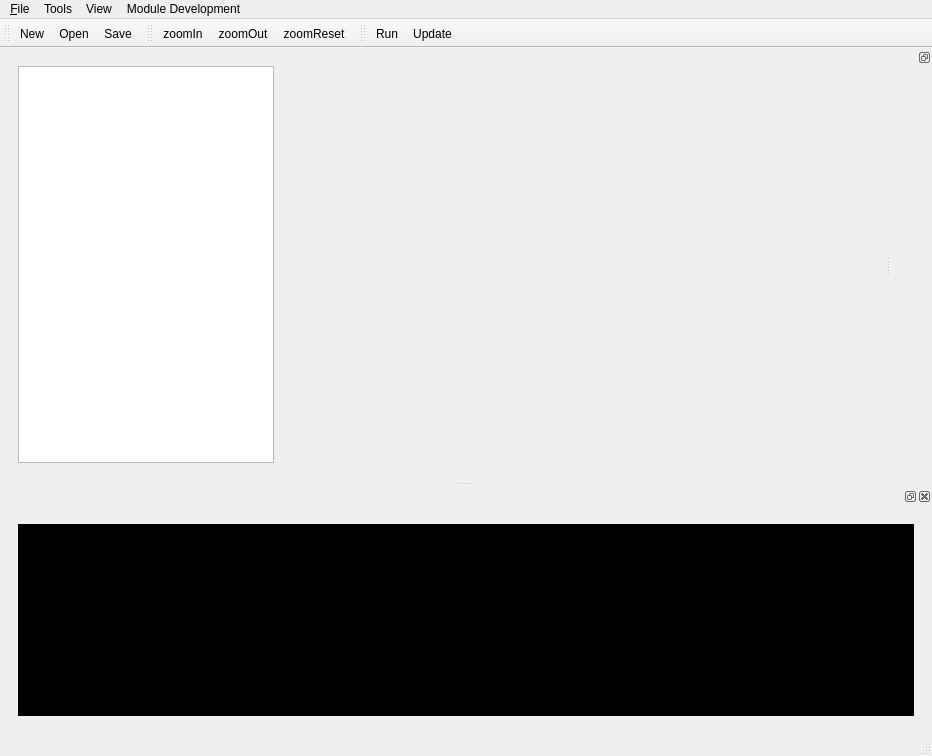
<?xml version="1.0" encoding="UTF-8"?>
<ui version="4.0">
 <class>DMMainWindow</class>
 <widget class="QMainWindow" name="DMMainWindow">
  <property name="geometry">
   <rect>
    <x>0</x>
    <y>0</y>
    <width>932</width>
    <height>756</height>
   </rect>
  </property>
  <property name="minimumSize">
   <size>
    <width>0</width>
    <height>0</height>
   </size>
  </property>
  <property name="windowTitle">
   <string>DynaMind</string>
  </property>
  <property name="unifiedTitleAndToolBarOnMac">
   <bool>false</bool>
  </property>
  <widget class="QWidget" name="centralwidget">
   <layout class="QVBoxLayout" name="verticalLayout_2">
    <item>
     <widget class="QWidget" name="widget_2" native="true">
      <layout class="QHBoxLayout" name="horizontalLayout_3">
       <item>
        <widget class="QTreeWidget" name="treeWidget">
         <property name="sizePolicy">
          <sizepolicy hsizetype="Fixed" vsizetype="Expanding">
           <horstretch>0</horstretch>
           <verstretch>0</verstretch>
          </sizepolicy>
         </property>
         <property name="frameShape">
          <enum>QFrame::StyledPanel</enum>
         </property>
         <property name="frameShadow">
          <enum>QFrame::Plain</enum>
         </property>
         <property name="lineWidth">
          <number>1</number>
         </property>
         <property name="dragEnabled">
          <bool>true</bool>
         </property>
         <attribute name="headerVisible">
          <bool>false</bool>
         </attribute>
         <attribute name="headerCascadingSectionResizes">
          <bool>false</bool>
         </attribute>
         <attribute name="headerHighlightSections">
          <bool>false</bool>
         </attribute>
         <column>
          <property name="text">
           <string notr="true">Modules</string>
          </property>
         </column>
        </widget>
       </item>
       <item>
        <widget class="QTabWidget" name="tabWidget_4">
         <property name="tabPosition">
          <enum>QTabWidget::North</enum>
         </property>
         <property name="currentIndex">
          <number>-1</number>
         </property>
         <property name="documentMode">
          <bool>true</bool>
         </property>
         <property name="tabsClosable">
          <bool>false</bool>
         </property>
        </widget>
       </item>
      </layout>
     </widget>
    </item>
   </layout>
  </widget>
  <widget class="QMenuBar" name="menubar">
   <property name="geometry">
    <rect>
     <x>0</x>
     <y>0</y>
     <width>932</width>
     <height>25</height>
    </rect>
   </property>
   <widget class="QMenu" name="menuSimulation">
    <property name="title">
     <string>&amp;File</string>
    </property>
    <addaction name="actionNew"/>
    <addaction name="actionOpen"/>
    <addaction name="actionSave"/>
    <addaction name="actionSaveAs"/>
    <addaction name="actionRun"/>
   </widget>
   <widget class="QMenu" name="menuTools">
    <property name="title">
     <string>Tools</string>
    </property>
    <addaction name="actionImport"/>
    <addaction name="separator"/>
    <addaction name="actionPreferences"/>
   </widget>
   <widget class="QMenu" name="menuView">
    <property name="title">
     <string>View</string>
    </property>
    <addaction name="actionZoomIn"/>
    <addaction name="actionZoomOut"/>
    <addaction name="actionZoomReset"/>
   </widget>
   <widget class="QMenu" name="menuModuleDevelopment">
    <property name="title">
     <string>Module Development</string>
    </property>
    <addaction name="actionEditor"/>
    <addaction name="separator"/>
    <addaction name="actionReload_Modules"/>
   </widget>
   <addaction name="menuSimulation"/>
   <addaction name="menuTools"/>
   <addaction name="menuView"/>
   <addaction name="menuModuleDevelopment"/>
  </widget>
  <widget class="QStatusBar" name="statusbar"/>
  <widget class="QDockWidget" name="dockWidget_2">
   <attribute name="dockWidgetArea">
    <number>8</number>
   </attribute>
   <widget class="QWidget" name="dockWidgetContents_2">
    <layout class="QHBoxLayout" name="horizontalLayout_2">
     <item>
      <layout class="QVBoxLayout" name="verticalLayout_3">
       <item>
        <widget class="QWidget" name="widget" native="true">
         <layout class="QVBoxLayout" name="verticalLayout_4">
          <item>
           <widget class="QPlainTextEdit" name="log_widget">
            <property name="palette">
             <palette>
              <active>
               <colorrole role="WindowText">
                <brush brushstyle="SolidPattern">
                 <color alpha="255">
                  <red>255</red>
                  <green>255</green>
                  <blue>255</blue>
                 </color>
                </brush>
               </colorrole>
               <colorrole role="Button">
                <brush brushstyle="SolidPattern">
                 <color alpha="255">
                  <red>0</red>
                  <green>0</green>
                  <blue>0</blue>
                 </color>
                </brush>
               </colorrole>
               <colorrole role="Light">
                <brush brushstyle="SolidPattern">
                 <color alpha="255">
                  <red>0</red>
                  <green>0</green>
                  <blue>0</blue>
                 </color>
                </brush>
               </colorrole>
               <colorrole role="Midlight">
                <brush brushstyle="SolidPattern">
                 <color alpha="255">
                  <red>0</red>
                  <green>0</green>
                  <blue>0</blue>
                 </color>
                </brush>
               </colorrole>
               <colorrole role="Dark">
                <brush brushstyle="SolidPattern">
                 <color alpha="255">
                  <red>0</red>
                  <green>0</green>
                  <blue>0</blue>
                 </color>
                </brush>
               </colorrole>
               <colorrole role="Mid">
                <brush brushstyle="SolidPattern">
                 <color alpha="255">
                  <red>0</red>
                  <green>0</green>
                  <blue>0</blue>
                 </color>
                </brush>
               </colorrole>
               <colorrole role="Text">
                <brush brushstyle="SolidPattern">
                 <color alpha="255">
                  <red>255</red>
                  <green>255</green>
                  <blue>255</blue>
                 </color>
                </brush>
               </colorrole>
               <colorrole role="BrightText">
                <brush brushstyle="SolidPattern">
                 <color alpha="255">
                  <red>255</red>
                  <green>255</green>
                  <blue>255</blue>
                 </color>
                </brush>
               </colorrole>
               <colorrole role="ButtonText">
                <brush brushstyle="SolidPattern">
                 <color alpha="255">
                  <red>255</red>
                  <green>255</green>
                  <blue>255</blue>
                 </color>
                </brush>
               </colorrole>
               <colorrole role="Base">
                <brush brushstyle="SolidPattern">
                 <color alpha="255">
                  <red>0</red>
                  <green>0</green>
                  <blue>0</blue>
                 </color>
                </brush>
               </colorrole>
               <colorrole role="Window">
                <brush brushstyle="SolidPattern">
                 <color alpha="255">
                  <red>0</red>
                  <green>0</green>
                  <blue>0</blue>
                 </color>
                </brush>
               </colorrole>
               <colorrole role="Shadow">
                <brush brushstyle="SolidPattern">
                 <color alpha="255">
                  <red>0</red>
                  <green>0</green>
                  <blue>0</blue>
                 </color>
                </brush>
               </colorrole>
               <colorrole role="AlternateBase">
                <brush brushstyle="SolidPattern">
                 <color alpha="255">
                  <red>0</red>
                  <green>0</green>
                  <blue>0</blue>
                 </color>
                </brush>
               </colorrole>
               <colorrole role="ToolTipBase">
                <brush brushstyle="SolidPattern">
                 <color alpha="255">
                  <red>255</red>
                  <green>255</green>
                  <blue>220</blue>
                 </color>
                </brush>
               </colorrole>
               <colorrole role="ToolTipText">
                <brush brushstyle="SolidPattern">
                 <color alpha="255">
                  <red>0</red>
                  <green>0</green>
                  <blue>0</blue>
                 </color>
                </brush>
               </colorrole>
              </active>
              <inactive>
               <colorrole role="WindowText">
                <brush brushstyle="SolidPattern">
                 <color alpha="255">
                  <red>255</red>
                  <green>255</green>
                  <blue>255</blue>
                 </color>
                </brush>
               </colorrole>
               <colorrole role="Button">
                <brush brushstyle="SolidPattern">
                 <color alpha="255">
                  <red>0</red>
                  <green>0</green>
                  <blue>0</blue>
                 </color>
                </brush>
               </colorrole>
               <colorrole role="Light">
                <brush brushstyle="SolidPattern">
                 <color alpha="255">
                  <red>0</red>
                  <green>0</green>
                  <blue>0</blue>
                 </color>
                </brush>
               </colorrole>
               <colorrole role="Midlight">
                <brush brushstyle="SolidPattern">
                 <color alpha="255">
                  <red>0</red>
                  <green>0</green>
                  <blue>0</blue>
                 </color>
                </brush>
               </colorrole>
               <colorrole role="Dark">
                <brush brushstyle="SolidPattern">
                 <color alpha="255">
                  <red>0</red>
                  <green>0</green>
                  <blue>0</blue>
                 </color>
                </brush>
               </colorrole>
               <colorrole role="Mid">
                <brush brushstyle="SolidPattern">
                 <color alpha="255">
                  <red>0</red>
                  <green>0</green>
                  <blue>0</blue>
                 </color>
                </brush>
               </colorrole>
               <colorrole role="Text">
                <brush brushstyle="SolidPattern">
                 <color alpha="255">
                  <red>255</red>
                  <green>255</green>
                  <blue>255</blue>
                 </color>
                </brush>
               </colorrole>
               <colorrole role="BrightText">
                <brush brushstyle="SolidPattern">
                 <color alpha="255">
                  <red>255</red>
                  <green>255</green>
                  <blue>255</blue>
                 </color>
                </brush>
               </colorrole>
               <colorrole role="ButtonText">
                <brush brushstyle="SolidPattern">
                 <color alpha="255">
                  <red>255</red>
                  <green>255</green>
                  <blue>255</blue>
                 </color>
                </brush>
               </colorrole>
               <colorrole role="Base">
                <brush brushstyle="SolidPattern">
                 <color alpha="255">
                  <red>0</red>
                  <green>0</green>
                  <blue>0</blue>
                 </color>
                </brush>
               </colorrole>
               <colorrole role="Window">
                <brush brushstyle="SolidPattern">
                 <color alpha="255">
                  <red>0</red>
                  <green>0</green>
                  <blue>0</blue>
                 </color>
                </brush>
               </colorrole>
               <colorrole role="Shadow">
                <brush brushstyle="SolidPattern">
                 <color alpha="255">
                  <red>0</red>
                  <green>0</green>
                  <blue>0</blue>
                 </color>
                </brush>
               </colorrole>
               <colorrole role="AlternateBase">
                <brush brushstyle="SolidPattern">
                 <color alpha="255">
                  <red>0</red>
                  <green>0</green>
                  <blue>0</blue>
                 </color>
                </brush>
               </colorrole>
               <colorrole role="ToolTipBase">
                <brush brushstyle="SolidPattern">
                 <color alpha="255">
                  <red>255</red>
                  <green>255</green>
                  <blue>220</blue>
                 </color>
                </brush>
               </colorrole>
               <colorrole role="ToolTipText">
                <brush brushstyle="SolidPattern">
                 <color alpha="255">
                  <red>0</red>
                  <green>0</green>
                  <blue>0</blue>
                 </color>
                </brush>
               </colorrole>
              </inactive>
              <disabled>
               <colorrole role="WindowText">
                <brush brushstyle="SolidPattern">
                 <color alpha="255">
                  <red>0</red>
                  <green>0</green>
                  <blue>0</blue>
                 </color>
                </brush>
               </colorrole>
               <colorrole role="Button">
                <brush brushstyle="SolidPattern">
                 <color alpha="255">
                  <red>0</red>
                  <green>0</green>
                  <blue>0</blue>
                 </color>
                </brush>
               </colorrole>
               <colorrole role="Light">
                <brush brushstyle="SolidPattern">
                 <color alpha="255">
                  <red>0</red>
                  <green>0</green>
                  <blue>0</blue>
                 </color>
                </brush>
               </colorrole>
               <colorrole role="Midlight">
                <brush brushstyle="SolidPattern">
                 <color alpha="255">
                  <red>0</red>
                  <green>0</green>
                  <blue>0</blue>
                 </color>
                </brush>
               </colorrole>
               <colorrole role="Dark">
                <brush brushstyle="SolidPattern">
                 <color alpha="255">
                  <red>0</red>
                  <green>0</green>
                  <blue>0</blue>
                 </color>
                </brush>
               </colorrole>
               <colorrole role="Mid">
                <brush brushstyle="SolidPattern">
                 <color alpha="255">
                  <red>0</red>
                  <green>0</green>
                  <blue>0</blue>
                 </color>
                </brush>
               </colorrole>
               <colorrole role="Text">
                <brush brushstyle="SolidPattern">
                 <color alpha="255">
                  <red>0</red>
                  <green>0</green>
                  <blue>0</blue>
                 </color>
                </brush>
               </colorrole>
               <colorrole role="BrightText">
                <brush brushstyle="SolidPattern">
                 <color alpha="255">
                  <red>255</red>
                  <green>255</green>
                  <blue>255</blue>
                 </color>
                </brush>
               </colorrole>
               <colorrole role="ButtonText">
                <brush brushstyle="SolidPattern">
                 <color alpha="255">
                  <red>0</red>
                  <green>0</green>
                  <blue>0</blue>
                 </color>
                </brush>
               </colorrole>
               <colorrole role="Base">
                <brush brushstyle="SolidPattern">
                 <color alpha="255">
                  <red>0</red>
                  <green>0</green>
                  <blue>0</blue>
                 </color>
                </brush>
               </colorrole>
               <colorrole role="Window">
                <brush brushstyle="SolidPattern">
                 <color alpha="255">
                  <red>0</red>
                  <green>0</green>
                  <blue>0</blue>
                 </color>
                </brush>
               </colorrole>
               <colorrole role="Shadow">
                <brush brushstyle="SolidPattern">
                 <color alpha="255">
                  <red>0</red>
                  <green>0</green>
                  <blue>0</blue>
                 </color>
                </brush>
               </colorrole>
               <colorrole role="AlternateBase">
                <brush brushstyle="SolidPattern">
                 <color alpha="255">
                  <red>0</red>
                  <green>0</green>
                  <blue>0</blue>
                 </color>
                </brush>
               </colorrole>
               <colorrole role="ToolTipBase">
                <brush brushstyle="SolidPattern">
                 <color alpha="255">
                  <red>255</red>
                  <green>255</green>
                  <blue>220</blue>
                 </color>
                </brush>
               </colorrole>
               <colorrole role="ToolTipText">
                <brush brushstyle="SolidPattern">
                 <color alpha="255">
                  <red>0</red>
                  <green>0</green>
                  <blue>0</blue>
                 </color>
                </brush>
               </colorrole>
              </disabled>
             </palette>
            </property>
            <property name="acceptDrops">
             <bool>false</bool>
            </property>
            <property name="undoRedoEnabled">
             <bool>false</bool>
            </property>
            <property name="readOnly">
             <bool>true</bool>
            </property>
            <property name="backgroundVisible">
             <bool>false</bool>
            </property>
            <property name="centerOnScroll">
             <bool>false</bool>
            </property>
           </widget>
          </item>
         </layout>
        </widget>
       </item>
      </layout>
     </item>
    </layout>
   </widget>
  </widget>
  <widget class="QToolBar" name="toolBar">
   <property name="windowTitle">
    <string>toolBar</string>
   </property>
   <attribute name="toolBarArea">
    <enum>TopToolBarArea</enum>
   </attribute>
   <attribute name="toolBarBreak">
    <bool>false</bool>
   </attribute>
   <addaction name="actionNew"/>
   <addaction name="actionOpen"/>
   <addaction name="actionSave"/>
  </widget>
  <widget class="QToolBar" name="toolBar_2">
   <property name="windowTitle">
    <string>toolBar_2</string>
   </property>
   <attribute name="toolBarArea">
    <enum>TopToolBarArea</enum>
   </attribute>
   <attribute name="toolBarBreak">
    <bool>false</bool>
   </attribute>
   <addaction name="actionZoomIn"/>
   <addaction name="actionZoomOut"/>
   <addaction name="actionZoomReset"/>
  </widget>
  <widget class="QToolBar" name="toolBar_3">
   <property name="windowTitle">
    <string>toolBar_3</string>
   </property>
   <attribute name="toolBarArea">
    <enum>TopToolBarArea</enum>
   </attribute>
   <attribute name="toolBarBreak">
    <bool>false</bool>
   </attribute>
   <addaction name="actionRun"/>
   <addaction name="actionUpdate"/>
  </widget>
  <widget class="QDockWidget" name="helpWidget">
   <property name="features">
    <set>QDockWidget::DockWidgetFloatable|QDockWidget::DockWidgetMovable</set>
   </property>
   <attribute name="dockWidgetArea">
    <number>2</number>
   </attribute>
   <widget class="QWidget" name="dockWidgetContents">
    <layout class="QHBoxLayout" name="horizontalLayout">
     <item>
      <layout class="QVBoxLayout" name="verticalLayout"/>
     </item>
    </layout>
   </widget>
  </widget>
  <action name="actionRun">
   <property name="icon">
    <iconset resource="../dynamind-modelbuilder/icons.qrc">
     <normaloff>:/Icons/ressources/player_play.png</normaloff>:/Icons/ressources/player_play.png</iconset>
   </property>
   <property name="text">
    <string>Run</string>
   </property>
   <property name="toolTip">
    <string>Run Simulation</string>
   </property>
   <property name="shortcut">
    <string>Ctrl+R</string>
   </property>
  </action>
  <action name="actionPreferences">
   <property name="text">
    <string>Preferences</string>
   </property>
  </action>
  <action name="actionSaveAs">
   <property name="text">
    <string>Save As</string>
   </property>
  </action>
  <action name="actionOpen">
   <property name="icon">
    <iconset resource="../dynamind-modelbuilder/icons.qrc">
     <normaloff>:/Icons/ressources/document-open.png</normaloff>:/Icons/ressources/document-open.png</iconset>
   </property>
   <property name="text">
    <string>&amp;Open</string>
   </property>
  </action>
  <action name="actionSave">
   <property name="icon">
    <iconset resource="../dynamind-modelbuilder/icons.qrc">
     <normaloff>:/Icons/ressources/document-save.png</normaloff>:/Icons/ressources/document-save.png</iconset>
   </property>
   <property name="text">
    <string>&amp;Save</string>
   </property>
  </action>
  <action name="actionNew">
   <property name="icon">
    <iconset resource="../dynamind-modelbuilder/icons.qrc">
     <normaloff>:/Icons/ressources/document-new.png</normaloff>:/Icons/ressources/document-new.png</iconset>
   </property>
   <property name="text">
    <string>&amp;New</string>
   </property>
  </action>
  <action name="actionZoomIn">
   <property name="icon">
    <iconset resource="../dynamind-modelbuilder/icons.qrc">
     <normaloff>:/Icons/ressources/stock_zoom-in.png</normaloff>:/Icons/ressources/stock_zoom-in.png</iconset>
   </property>
   <property name="text">
    <string>zoomIn</string>
   </property>
   <property name="shortcut">
    <string>Ctrl++</string>
   </property>
  </action>
  <action name="actionZoomOut">
   <property name="icon">
    <iconset resource="../dynamind-modelbuilder/icons.qrc">
     <normaloff>:/Icons/ressources/stock_zoom-out.png</normaloff>:/Icons/ressources/stock_zoom-out.png</iconset>
   </property>
   <property name="text">
    <string>zoomOut</string>
   </property>
   <property name="shortcut">
    <string>Ctrl+-</string>
   </property>
  </action>
  <action name="actionZoomReset">
   <property name="icon">
    <iconset resource="../dynamind-modelbuilder/icons.qrc">
     <normaloff>:/Icons/ressources/stock_zoom-page.png</normaloff>:/Icons/ressources/stock_zoom-page.png</iconset>
   </property>
   <property name="text">
    <string>zoomReset</string>
   </property>
  </action>
  <action name="actionImport">
   <property name="text">
    <string>Import</string>
   </property>
  </action>
  <action name="actionEditor">
   <property name="text">
    <string>Editor</string>
   </property>
  </action>
  <action name="actionReload_Modules">
   <property name="text">
    <string>Reload Modules</string>
   </property>
  </action>
  <action name="actionUpdate">
   <property name="text">
    <string>Update</string>
   </property>
  </action>
 </widget>
 <resources>
  <include location="../dynamind-modelbuilder/icons.qrc"/>
 </resources>
 <connections/>
</ui>
